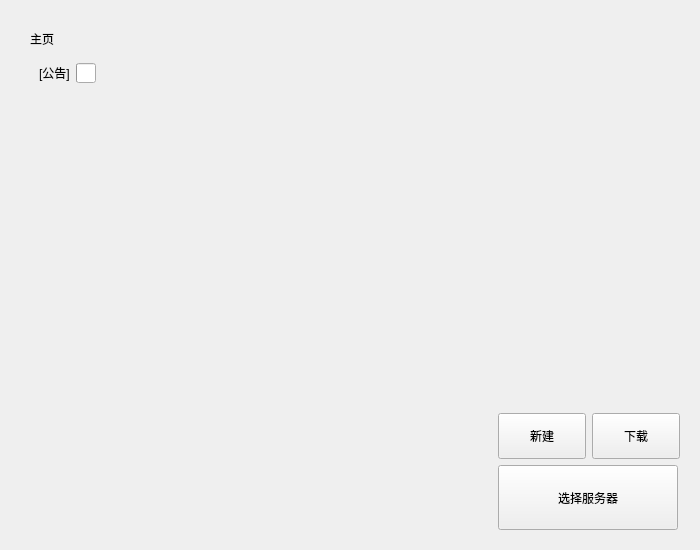
<?xml version="1.0" encoding="UTF-8"?>
<!-- Copyright 2024, MCSL Team, mailto:services@mcsl.com.cn

     Part of "MCSL2", a simple and multifunctional Minecraft server launcher.

     Licensed under the GNU General Public License, Version 3.0, with our
     additional agreements. (the "License");
     you may not use this file except in compliance with the License.
     You may obtain a copy of the License at

        https://github.com/MCSLTeam/MCSL2/raw/master/LICENSE -->


<ui version="4.0">
 <class>HomeInterface</class>
 <widget class="QFrame" name="HomeInterface">
  <property name="geometry">
   <rect>
    <x>0</x>
    <y>0</y>
    <width>700</width>
    <height>550</height>
   </rect>
  </property>
  <property name="sizePolicy">
   <sizepolicy hsizetype="Expanding" vsizetype="Expanding">
    <horstretch>0</horstretch>
    <verstretch>0</verstretch>
   </sizepolicy>
  </property>
  <property name="windowTitle">
   <string/>
  </property>
  <layout class="QGridLayout" name="gridLayout">
   <item row="1" column="2">
    <widget class="QWidget" name="titleLimitWidget" native="true">
     <layout class="QGridLayout" name="gridLayout_3">
      <item row="0" column="0">
       <widget class="TitleLabel" name="titleLabel">
        <property name="sizePolicy">
         <sizepolicy hsizetype="Preferred" vsizetype="Fixed">
          <horstretch>0</horstretch>
          <verstretch>0</verstretch>
         </sizepolicy>
        </property>
        <property name="text">
         <string>主页</string>
        </property>
       </widget>
      </item>
      <item row="1" column="0">
       <widget class="QWidget" name="noticeWidget" native="true">
        <layout class="QHBoxLayout" name="horizontalLayout">
         <item>
          <widget class="StrongBodyLabel" name="subTitleLabel">
           <property name="sizePolicy">
            <sizepolicy hsizetype="Preferred" vsizetype="Preferred">
             <horstretch>0</horstretch>
             <verstretch>0</verstretch>
            </sizepolicy>
           </property>
           <property name="text">
            <string>[公告]</string>
           </property>
           <property name="textFormat">
            <enum>Qt::MarkdownText</enum>
           </property>
          </widget>
         </item>
         <item>
          <widget class="IndeterminateProgressRing" name="IndeterminateProgressRing">
           <property name="sizePolicy">
            <sizepolicy hsizetype="Fixed" vsizetype="Fixed">
             <horstretch>0</horstretch>
             <verstretch>0</verstretch>
            </sizepolicy>
           </property>
           <property name="minimumSize">
            <size>
             <width>20</width>
             <height>20</height>
            </size>
           </property>
           <property name="maximumSize">
            <size>
             <width>20</width>
             <height>20</height>
            </size>
           </property>
          </widget>
         </item>
        </layout>
       </widget>
      </item>
      <item row="0" column="1" rowspan="2">
       <spacer name="horizontalSpacer_2">
        <property name="orientation">
         <enum>Qt::Horizontal</enum>
        </property>
        <property name="sizeHint" stdset="0">
         <size>
          <width>40</width>
          <height>20</height>
         </size>
        </property>
       </spacer>
      </item>
     </layout>
    </widget>
   </item>
   <item row="4" column="3">
    <widget class="QWidget" name="home_btnWidget" native="true">
     <property name="sizePolicy">
      <sizepolicy hsizetype="Expanding" vsizetype="Expanding">
       <horstretch>0</horstretch>
       <verstretch>0</verstretch>
      </sizepolicy>
     </property>
     <property name="minimumSize">
      <size>
       <width>200</width>
       <height>135</height>
      </size>
     </property>
     <property name="maximumSize">
      <size>
       <width>200</width>
       <height>135</height>
      </size>
     </property>
     <layout class="QGridLayout" name="gridLayout_2">
      <item row="1" column="0">
       <widget class="PushButton" name="newServerBtn">
        <property name="sizePolicy">
         <sizepolicy hsizetype="Expanding" vsizetype="Expanding">
          <horstretch>0</horstretch>
          <verstretch>0</verstretch>
         </sizepolicy>
        </property>
        <property name="focusPolicy">
         <enum>Qt::NoFocus</enum>
        </property>
        <property name="text">
         <string>新建</string>
        </property>
       </widget>
      </item>
      <item row="1" column="1">
       <widget class="PushButton" name="downloadButton">
        <property name="sizePolicy">
         <sizepolicy hsizetype="Expanding" vsizetype="Expanding">
          <horstretch>0</horstretch>
          <verstretch>0</verstretch>
         </sizepolicy>
        </property>
        <property name="text">
         <string>下载</string>
        </property>
       </widget>
      </item>
      <item row="2" column="0" colspan="2">
       <widget class="PrimaryPushButton" name="selectServerBtn">
        <property name="sizePolicy">
         <sizepolicy hsizetype="Expanding" vsizetype="Expanding">
          <horstretch>0</horstretch>
          <verstretch>0</verstretch>
         </sizepolicy>
        </property>
        <property name="minimumSize">
         <size>
          <width>180</width>
          <height>65</height>
         </size>
        </property>
        <property name="maximumSize">
         <size>
          <width>180</width>
          <height>65</height>
         </size>
        </property>
        <property name="focusPolicy">
         <enum>Qt::NoFocus</enum>
        </property>
        <property name="text">
         <string>选择服务器</string>
        </property>
       </widget>
      </item>
     </layout>
    </widget>
   </item>
   <item row="4" column="2">
    <spacer name="leftBottomSpacer">
     <property name="orientation">
      <enum>Qt::Horizontal</enum>
     </property>
     <property name="sizeType">
      <enum>QSizePolicy::Fixed</enum>
     </property>
     <property name="sizeHint" stdset="0">
      <size>
       <width>400</width>
       <height>20</height>
      </size>
     </property>
    </spacer>
   </item>
   <item row="1" column="0">
    <spacer name="leftSpacer">
     <property name="orientation">
      <enum>Qt::Horizontal</enum>
     </property>
     <property name="sizeType">
      <enum>QSizePolicy::Fixed</enum>
     </property>
     <property name="sizeHint" stdset="0">
      <size>
       <width>10</width>
       <height>20</height>
      </size>
     </property>
    </spacer>
   </item>
   <item row="0" column="2">
    <spacer name="topSpacer">
     <property name="orientation">
      <enum>Qt::Vertical</enum>
     </property>
     <property name="sizeType">
      <enum>QSizePolicy::Fixed</enum>
     </property>
     <property name="sizeHint" stdset="0">
      <size>
       <width>20</width>
       <height>10</height>
      </size>
     </property>
    </spacer>
   </item>
   <item row="3" column="2">
    <spacer name="bottomSpacer">
     <property name="orientation">
      <enum>Qt::Vertical</enum>
     </property>
     <property name="sizeType">
      <enum>QSizePolicy::Expanding</enum>
     </property>
     <property name="sizeHint" stdset="0">
      <size>
       <width>20</width>
       <height>300</height>
      </size>
     </property>
    </spacer>
   </item>
  </layout>
 </widget>
 <customwidgets>
  <customwidget>
   <class>PushButton</class>
   <extends>QPushButton</extends>
   <header>qfluentwidgets</header>
  </customwidget>
  <customwidget>
   <class>PrimaryPushButton</class>
   <extends>PushButton</extends>
   <header>qfluentwidgets</header>
  </customwidget>
  <customwidget>
   <class>StrongBodyLabel</class>
   <extends>QLabel</extends>
   <header>qfluentwidgets</header>
  </customwidget>
  <customwidget>
   <class>TitleLabel</class>
   <extends>QLabel</extends>
   <header>qfluentwidgets</header>
  </customwidget>
  <customwidget>
   <class>IndeterminateProgressRing</class>
   <extends>QProgressBar</extends>
   <header>qfluentwidgets</header>
  </customwidget>
 </customwidgets>
 <resources/>
 <connections/>
</ui>
